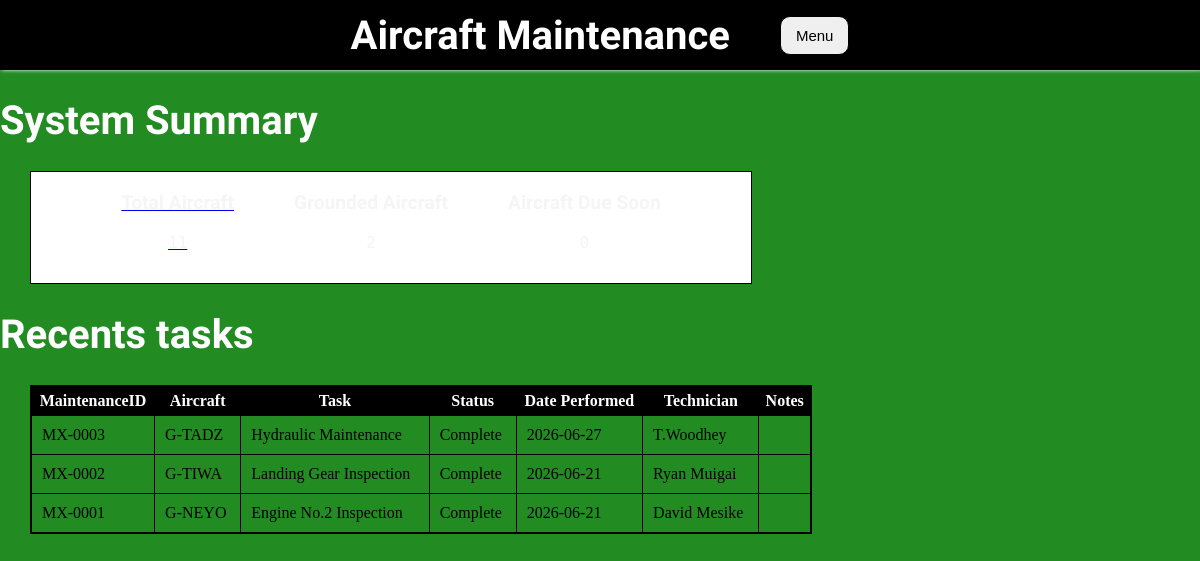
The app's page /, older data.
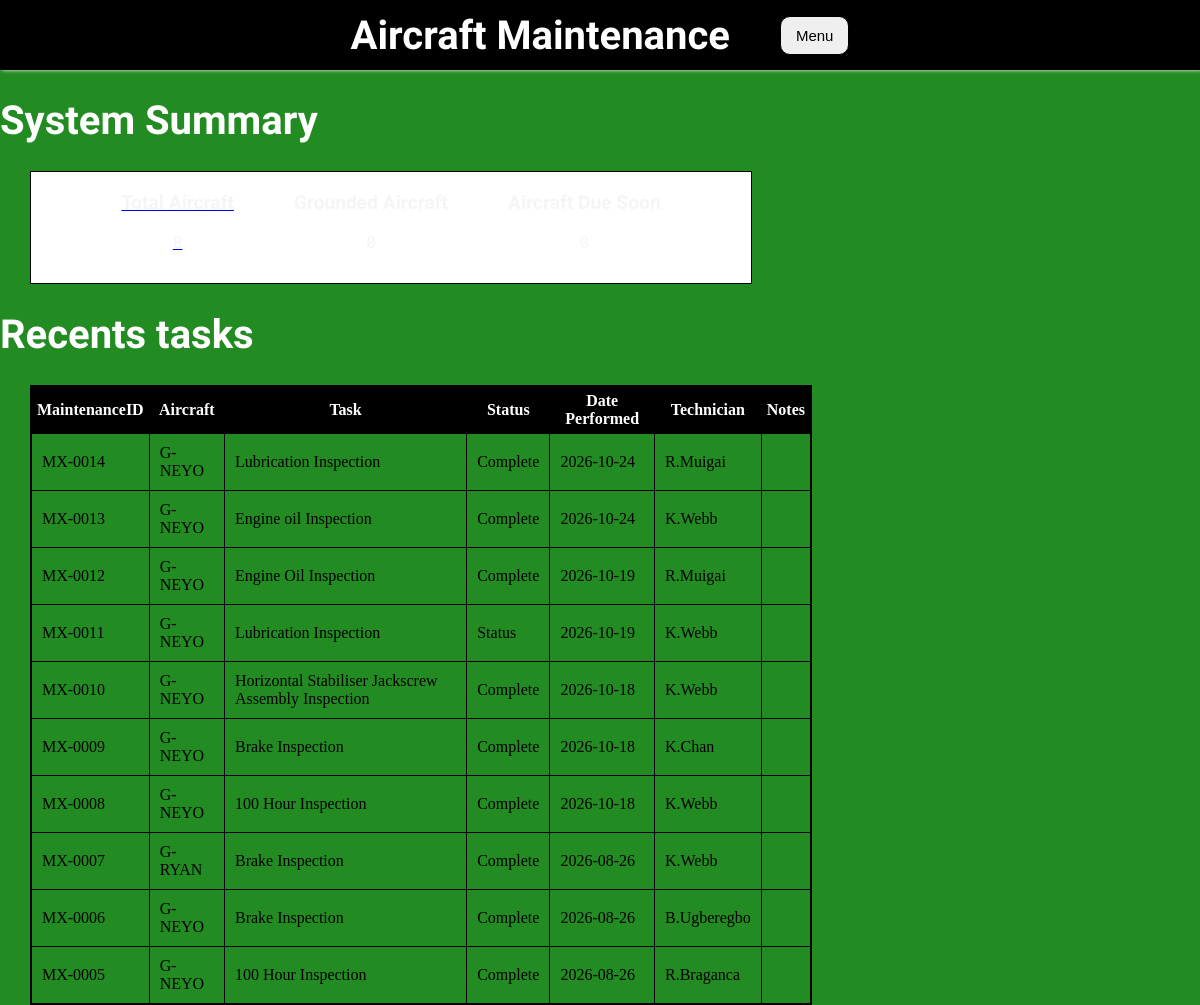
The same page, newer data.
### tables this page shows
CREATE TABLE Maintenance(
        MaintenanceID TEXT PRIMARY KEY,
        Registration TEXT,
        Task TEXT,
        Status TEXT,
        DatePerformed TEXT,
        Technician TEXT,
        Notes TEXT,
        FOREIGN KEY (Registration) REFERENCES Aircraft(Registration));

### app.py (the view)
@app.route("/") #This route is for the home page
def home():
  with sqlite3.connect("aircrafts.db") as conn:
    conn.row_factory = sqlite3.Row
    cursor = conn.cursor()
    cursor.execute("SELECT COUNT(*) FROM Aircraft")
    total_aircraft = cursor.fetchone()[0]
    cursor.execute("SELECT COUNT(*) FROM Aircraft WHERE Status ='Grounded'")
    grounded_Aircraft = cursor.fetchone()[0]
    cursor.execute("SELECT * FROM Maintenance ORDER BY rowid DESC LIMIT 10")
    recentTasks = cursor.fetchall()
    return render_template(
      "home.htm",
      total_aircraft=total_aircraft,
      grounded_Aircraft=grounded_Aircraft,
      recentTasks=recentTasks
    )

### templates/home.htm (shortened to what this page needs)
<!DOCTYPE html>
<html lang="en">
<head>
<link rel="stylesheet" href="{{ url_for('static', filename='home.css') }}">
</head>
<body>
    <div class = "navbar">
        <h1>Aircraft Maintenance</h1>
        <div class="dropdown">
            <button>Menu</button>
        </div>
    </div>
        <h1> System Summary</h1>
    <div class="overview">
       <a href="{{ url_for('aircraft')}}" class="card-a"> <div >
            <p class="head">Total Aircraft</p>
            <p class="info">{{ total_aircraft }}</p>
        </div></a>
        <div class="card-a">
            <p class="head"> Grounded Aircraft</p>
            <p class="info">{{ grounded_Aircraft }}</p>
        </div>
        <div class="card-a">
            <p class="head">Aircraft Due Soon</p>
            <p class="info">0</p>
        </div>
    </div>
    <div class="recent-tasks">
        <h1>Recents tasks </h1>
        <div class="table-data">
        <table >
            <tr class="table-head">
                <th>MaintenanceID</th>
                <th>Aircraft</th>
                <th>Task</th>
                <th>Status</th>
                <th>Date Performed</th>
                <th>Technician</th>
                <th>Notes</th>
            </tr>
            {% for task in recentTasks %}
            <tr>
                <td>{{ task['MaintenanceID'] }}</td>
                <td>{{ task['Registration'] }}</td>
                <td>{{ task['Task'] }}</td>
                <td>{{ task['Status'] }}</td>
                <td>{{ task['DatePerformed'] }}</td>
                <td>{{ task['Technician'] }}</td>
                <td>{{ task['Note'] }}</td>
            </tr>
            {% endfor %}
        </table>
        </div>
    </div>
</body>
</html>

Row changes from the older to the newer data that the page shows:
no longer on this page (row unchanged): Maintenance: MaintenanceID "MX-0003", Registration "G-TADZ", Task "Hydraulic Maintenance", Status "Complete", DatePerformed "2026-06-27", Technician "T.Woodhey"
no longer on this page (row unchanged): Maintenance: MaintenanceID "MX-0002", Registration "G-TIWA", Task "Landing Gear Inspection", Status "Complete", DatePerformed "2026-06-21", Technician "Ryan Muigai"
no longer on this page (row unchanged): Maintenance: MaintenanceID "MX-0001", Registration "G-NEYO", Task "Engine No.2 Inspection", Status "Complete", DatePerformed "2026-06-21", Technician "David Mesike"
added Maintenance: MaintenanceID "MX-0014", Registration "G-NEYO", Task "Lubrication Inspection", Status "Complete", DatePerformed "2026-10-24", Technician "R.Muigai"
added Maintenance: MaintenanceID "MX-0013", Registration "G-NEYO", Task "Engine oil Inspection", Status "Complete", DatePerformed "2026-10-24", Technician "K.Webb"
added Maintenance: MaintenanceID "MX-0012", Registration "G-NEYO", Task "Engine Oil Inspection", Status "Complete", DatePerformed "2026-10-19", Technician "R.Muigai"
added Maintenance: MaintenanceID "MX-0011", Registration "G-NEYO", Task "Lubrication Inspection", Status "Status", DatePerformed "2026-10-19", Technician "K.Webb"
added Maintenance: MaintenanceID "MX-0010", Registration "G-NEYO", Task "Horizontal Stabiliser Jackscrew Assembly Inspection", Status "Complete", DatePerformed "2026-10-18", Technician "K.Webb"
added Maintenance: MaintenanceID "MX-0009", Registration "G-NEYO", Task "Brake Inspection", Status "Complete", DatePerformed "2026-10-18", Technician "K.Chan"
added Maintenance: MaintenanceID "MX-0008", Registration "G-NEYO", Task "100 Hour Inspection", Status "Complete", DatePerformed "2026-10-18", Technician "K.Webb"
added Maintenance: MaintenanceID "MX-0007", Registration "G-RYAN", Task "Brake Inspection", Status "Complete", DatePerformed "2026-08-26", Technician "K.Webb"
added Maintenance: MaintenanceID "MX-0006", Registration "G-NEYO", Task "Brake Inspection", Status "Complete", DatePerformed "2026-08-26", Technician "B.Ugberegbo"
added Maintenance: MaintenanceID "MX-0005", Registration "G-NEYO", Task "100 Hour Inspection", Status "Complete", DatePerformed "2026-08-26", Technician "R.Braganca"
Text that changed along with them:
{{ total_aircraft }}: "11" → "8"
